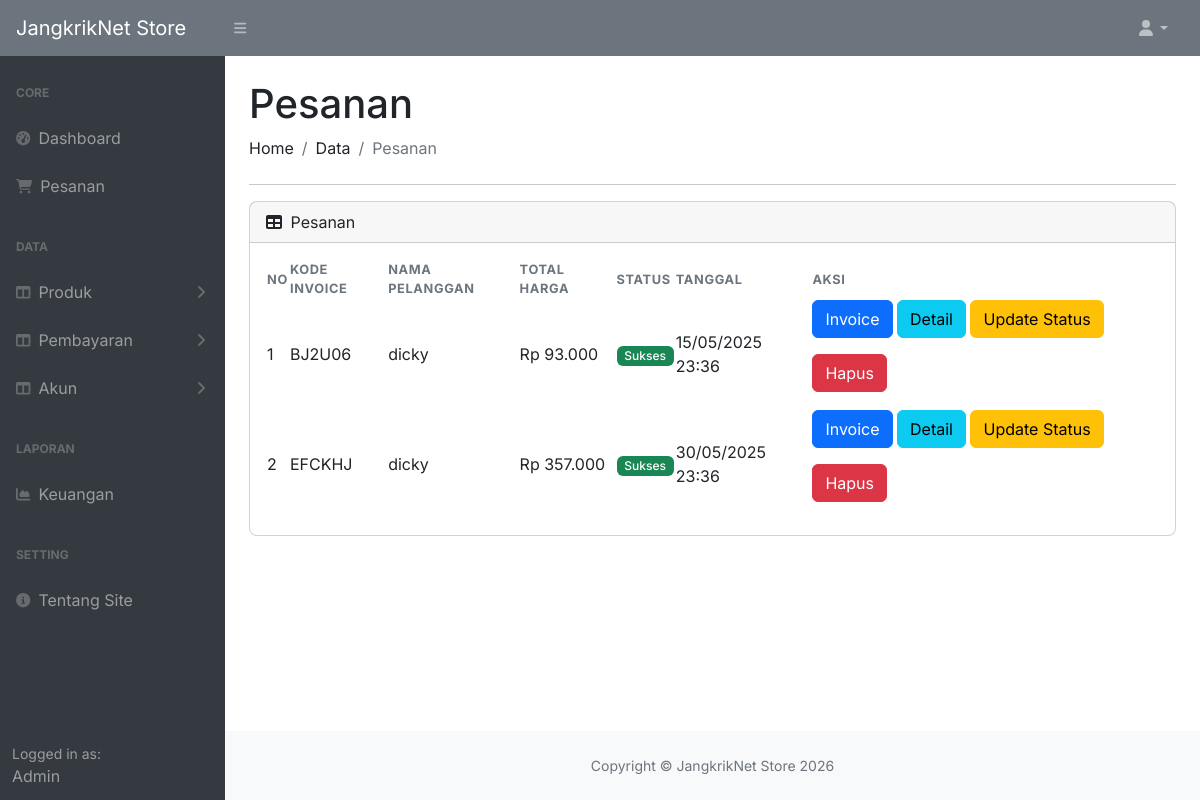
The app's page /admin/pesanan.php (signed in) with its own data.
### tables this page shows
CREATE TABLE `pesanan` (
  `id` int NOT NULL AUTO_INCREMENT,
  `id_user` int DEFAULT NULL,
  `kode_invoice` varchar(6) DEFAULT NULL,
  `total_harga` decimal(10,2) DEFAULT NULL,
  `status` enum('Pending','Sukses','Ditolak','Proses Pengiriman') DEFAULT 'Pending',
  `tanggal` datetime DEFAULT CURRENT_TIMESTAMP,
  PRIMARY KEY (`id`),
  KEY `id_user` (`id_user`),
  CONSTRAINT `pesanan_ibfk_1` FOREIGN KEY (`id_user`) REFERENCES `user` (`id`)
);

CREATE TABLE `user` (
  `id` int NOT NULL AUTO_INCREMENT,
  `nama` varchar(128) DEFAULT NULL,
  `username` varchar(128) DEFAULT NULL,
  `password` varchar(255) DEFAULT NULL,
  `email` varchar(128) DEFAULT NULL,
  `alamat` varchar(128) DEFAULT NULL,
  `no_telp` varchar(20) DEFAULT NULL,
  `role` enum('admin','user') DEFAULT 'user',
  PRIMARY KEY (`id`),
  UNIQUE KEY `username` (`username`),
  UNIQUE KEY `email` (`email`)
);

### config/function.php (called while the page is built, shortened)
<?php
require_once __DIR__ . '/db.php';
function query_all($query) {
    global $conn;
    $result = $conn->query($query);
    $data = [];
    if ($result) {
        while ($row = $result->fetch_assoc()) {
            $data[] = $row;
        }
        return [
            'status' => true,
            'message' => 'Data berhasil diambil',
            'data' => $data
        ];
    }
    return [
        'status' => false,
        'message' => 'Query gagal: ' . $conn->error,
        'data' => null
    ];
}
function get_all_orders($filters = []) {
    $where = "";
    $query = "SELECT p.*, u.nama as nama_user, u.no_telp, u.alamat
              FROM pesanan p
              JOIN user u ON p.id_user = u.id
              $where
              ORDER BY p.id DESC";
    return query_all($query);
}
function get_status_badge_class($status) {
    switch ($status) {
        case 'Sukses':
            return 'bg-success';
    }
}

### admin/pesanan.php (the view, shortened to what this page needs)
<?php
include 'header.php';
$result_pesanan = get_all_orders();
$pesanan_list = $result_pesanan['data'] ?? [];
?>
<div id="layoutSidenav_content">
    <main>
        <div class="container-fluid px-4">
            <h1 class="mt-4">Pesanan</h1>
            <ol class="breadcrumb mb-4">
                <li class="breadcrumb-item">Home</li>
                <li class="breadcrumb-item">Data</li>
                <li class="breadcrumb-item active">Pesanan</li>
            </ol>
            <hr>
            <div class="card mb-4">
                <div class="card-header">
                    <i class="fas fa-table me-1"></i>
                    Pesanan
                </div>
                <div class="card-body">
                    <table id="datatablesSimple">
                        <thead>
                            <tr>
                                <th>No</th>
                                <th>Kode Invoice</th>
                                <th>Nama Pelanggan</th>
                                <th>Total Harga</th>
                                <th>Status</th>
                                <th>Tanggal</th>
                                <th>Aksi</th>
                            </tr>
                        </thead>
                        <tbody>
                            <?php
                            $no = 1;
                            foreach ($pesanan_list as $p):
                            ?>
                            <tr>
                                <td><?= $no++ ?></td>
                                <td><?= $p['kode_invoice'] ?></td>
                                <td><?= $p['nama_user'] ?></td>
                                <td>Rp <?= number_format($p['total_harga'], 0, ',', '.') ?></td>
                                <td>
                                    <span class="badge <?= get_status_badge_class($p['status']) ?>">
                                        <?= $p['status'] ?>
                                    </span>
                                </td>
                                <td><?= date('d/m/Y H:i', strtotime($p['tanggal'])) ?></td>
                                <td>
                                <a href="invoice.php?id=<?= $p['id'] ?>" target="_blank" class="btn btn-primary mb-3">
                                        Invoice
                                    </a>
                                    <button type="button" class="btn btn-info mb-3" data-bs-toggle="modal" data-bs-target="#modalDetail<?= $p['id'] ?>">
                                        Detail
                                    </button>
                                    <button type="button" class="btn btn-warning mb-3" data-bs-toggle="modal" data-bs-target="#staticBackdropUbah<?= $p['id'] ?>">
                                        Update Status
                                    </button>
                                    <button type="button" class="btn btn-danger mb-3" data-bs-toggle="modal" data-bs-target="#staticBackdropHapus<?= $p['id'] ?>">
                                        Hapus
                                    </button>
                                </td>
                            </tr>
                            <?php endforeach; ?>
                        </tbody>
                    </table>
                </div>
            </div>
        </div>
    </main>
    <?php
    include 'footer.php';
    ?>

### admin/css/custom-admin.css (style rules this page uses)
body { font-family: 'Inter', -apple-system, BlinkMacSystemFont, sans-serif; }
.card { border-radius: 0.5rem; }
#datatablesSimple th { font-size: 0.8rem; text-transform: uppercase; letter-spacing: 0.05em; color: #6c757d; }
.badge { font-weight: 500; }

### records on screen
pesanan: kode_invoice "BJ2U06", id_user.nama "dicky", total_harga "93.000", status "Sukses", tanggal "15/05/2025 23:36"
pesanan: kode_invoice "EFCKHJ", id_user.nama "dicky", total_harga "357.000", status "Sukses", tanggal "30/05/2025 23:36"

### other values on screen
$app_name "JangkrikNet Store"
$_SESSION['nama'] "Admin"
